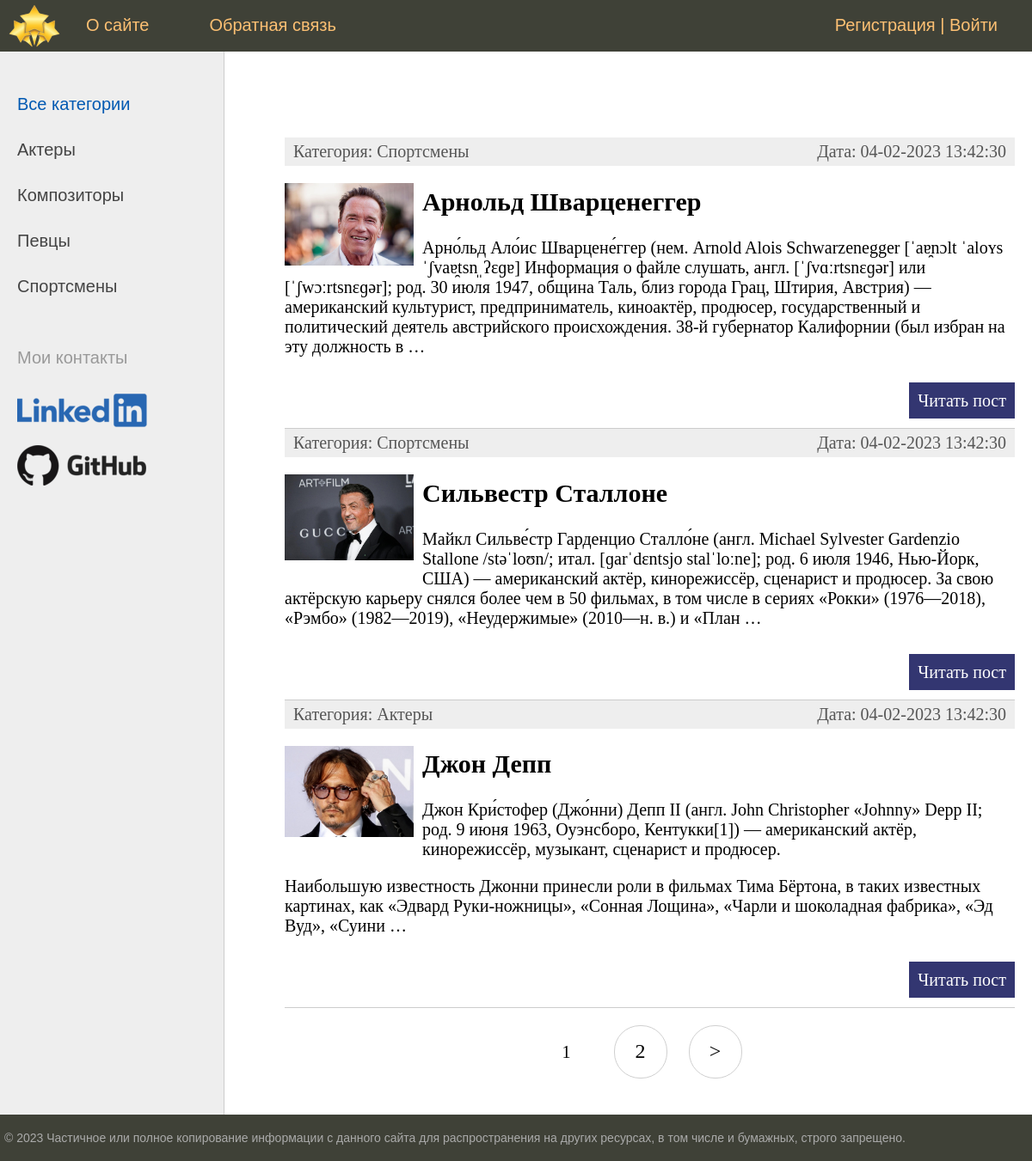
The page / on the database its author committed.
### blog/models.py (models this page shows, shortened)
class Category(models.Model):
    name = models.CharField(max_length=100, db_index=True)
    slug = models.SlugField(max_length=255, unique=True, db_index=True, verbose_name='URL')  # 12 урок
    def __str__(self):  # выводит в режиме SHELL при обращении к objects.title имя title(категории), а не Article object (1)
        return self.name
    def get_absolute_url(self):
        return reverse('category', kwargs={'cat_slug': self.slug})  # {'cat_id': self.pk}) # САМ ЗАМЕНИЛ
    class Meta:  # класс используется админ панелью для настройки/отображения класса Article
        verbose_name = 'Категория'
        verbose_name_plural = 'Categoryyy'
        ordering = ['id']

class Article(models.Model):
    title = models.CharField(max_length=255, verbose_name='Заголовок')
    slug = models.SlugField(max_length=255, unique=True, db_index=True, verbose_name='URL')  # 12 урок
    content = models.TextField(blank=True, verbose_name='Текст статьи')
    photo = models.ImageField(upload_to='photos/%Y/%m/%d', verbose_name='Фото') # отсортирует фото в папки по дате
    time_create = models.DateTimeField(auto_now_add=True, verbose_name='Время создания')
    time_update = models.DateTimeField(auto_now=True, verbose_name='Время изменения')
    is_published = models.BooleanField(default=True, verbose_name='Публикация')
    cat = models.ForeignKey('Category', on_delete=models.PROTECT, verbose_name='Категорияяя')
    def get_absolute_url(self):  # функция так же добавляет кнопку в админке -ПОСМОТРЕТЬ на САЙТЕ
        return reverse('post', kwargs={'post_slug': self.slug})  # 12 урок, был post_id стал post_slug
    class Meta:  # класс используется админ панелью для настройки/отображения класса Article
        verbose_name = 'Famous people'
        verbose_name_plural = 'Famous people'
        ordering = ['id']

### blog/views.py (the view)
# urls.py: path('', ArticleHome.as_view(), name='home'),
class ArticleHome(DataMixin, ListView):  # хорошо подошел class ListView тк хорошо создает список чеголибо
    model = Article  # атрибут model который будет ссылаться на модель Article связанный с этим списком Listview
    template_name = 'blog/post_list.html'
    context_object_name = 'posts'  # т.к. класс представление ArticleHome формирует свою коллекцю object_list когда
    def get_context_data(self, *, object_list=None, **kwargs):
        context = super().get_context_data(**kwargs)  # через super() обращаемся к базовому классу ListView
        c_def = self.get_user_context(title='Главная страница')  # словарь формируется на основе DataMixin который в utils.py
        '''context['menu'] = menu  # и добавляем в context(словарь) еще menu, которое в начале(вверху страницы)
        context['title'] = 'Главная страница'  # вместо статического extra_context = {'title': 'Главная страница'} в клссе ArticleHome
        context['cat_selected'] = 0  # отвечает за то что 'Все категории' подсвечивается как выбраная на Главной странице '''
        context = dict(list(context.items()) + list(c_def.items()))  # объединяем два словаря
        return context
    def get_queryset(self):  # выводить только те посты которые is_published
        return Article.objects.filter(is_published=True)

### blog/templatetags/blog_tags.py (called while the page is built)
@register.simple_tag(name='getcats')  # за счет этого @ функция превращается в тэг
def get_categories(filter=None):
    if not filter:
        return Category.objects.all()
    else:
        return Category.objects.filter(pk=filter)

### blog/utils.py (called while the page is built)
    def get_user_context(self, **kwargs):  # урок 17 будет формировать нужный контекст по умолчанию
        context = kwargs  # формируем словарь из тех именнованых параметров которые переданы функции get_user_context
        cats = Category.objects.annotate(Count('article'))  # вместо нижней строки делаем чтобы не вывдить категорию,
        user_menu = menu.copy()  # 17 урок 19.10, если пользоваетль не авторизован 'Добавить статью' не показывать
        if not self.request.user.is_authenticated:
            user_menu.pop(1)  # удаляем из menu, которое тут наверху, второй элемент 'Добавить статью'
        context['menu'] = user_menu
        context['cats'] = cats  # формируется контекст для рубрик общий код для всех классов представлений
        if 'cat_selected' not in context:
            context['cat_selected'] = 0
        return context

### blog/templates/blog/post_list.html (shortened to what this page needs)
{% extends 'blog/base.html' %}
{% block content %}
<ul class="list-articles">
    {% for p in posts %}
        <li><div class="article-panel">
    <p class="first">Категория: {{p.cat}}</p>
    <p class="last">Дата: {{p.time_update|date:"d-m-Y H:i:s"}}</p>
</div>
{% if p.photo %}
    <p><img class="img-article-left thumb" src="{{p.photo.url}}"></p>
{% endif %}
        <h2>{{p.title}}</h2>
    {% autoescape on %}
    {{p.content | linebreaks | truncatewords:50}}
    {% endautoescape %}
        <p class="link-read-post"><a href="{{ p.get_absolute_url }}">Читать пост</a></p>
        </li>
    {% endfor %}
</ul>
{% endblock %}

### blog/templates/blog/base.html (shortened to what this page needs)
{% load static %}
{% load blog_tags %}
<html>
<head>
  <!DOCTYPE html>
    <link type="text/css" href="{% static 'blog/css/styles.css' %}" rel="stylesheet"/>
</head>
<body>
<table class="table-page" border="0" cellpadding="0" cellspacing="0">
<tr><td valign="top">
{% block mainmenu %}
    <div class="header">
      <ul id="mainmenu" class="mainmenu">
      <li class="logo"><a href="{% url 'home' %}"><div class="logo"></div></a></li>
{% for m in menu %}
      <li><a href="{% url m.url_name %}">{{m.title}}</a></li>
{% endfor %}
        {% if request.user.is_authenticated %}
        <li class="last">{{user.username}} | <a href="{% url 'logout' %}">Выйти</a></li>
        {% else %}
        <li class="last"><a href="{% url 'register' %}">Регистрация</a> | <a href="{% url 'login' %}">Войти</a></li>
        {% endif %}
      </ul>
    </div>
{% endblock mainmenu %}
<table class="table-content" border="0" cellpadding="0" cellspacing="0">
<tr>
  <td valign="top" class="left-chapters">
  <ul id="leftchapters">
{% if cat_selected == 0 %}
        <li class="selected">Все категории</li>
{% else %}
        <li><a href="{% url 'home' %}">Все категории</a></li>
{% endif %}
{% for c in cats %}
{% if c.article__count > 0 %}
    {% if c.pk == cat_selected %}
       <li class="selected">{{c.name}}</li>
    {% else %}
       <li><a href="{{ c.get_absolute_url }}">{{ c.name }}</a></li>
   {% endif %}
{% endif %}
{% endfor %}
    <li class="share">
    <p>Мои контакты</p>
    <a class="my-logo-1" href="https://www.linkedin.com/in/npodkopaev/" target="_blank" rel="nofollow"></a>
    <a class="my-logo-2" href="https://github.com/ForwardingAgent" target="_blank" rel="nofollow"></a>
    </li>
  </ul>
</td>
<td valign="top" class="content">
  <div class="content-text">
{% block content %}
{% endblock %}
{% if page_obj.has_other_pages %}
<nav class="list-pages">
  <ul>
      {% for p in paginator.page_range %}
      {% if page_obj.number == p %}
      <li class="page-num page-num-selected">{{ p }}</li>
      {% elif page_obj.number|add:1 >= p and p >= page_obj.number|add:-1 %}
      <li class="page-num">
          <a href="?page={{ p }}">{{ p }}</a>
      </li>
      {% endif %}
      {% endfor %}
{% if page_obj.has_next %}
<li class="page-num">
  <a href="?page={{ page_obj.next_page_number }}">&gt;</a>
</li>
{% endif %}
  </ul>
</nav>
{% endif %}
  </div>
</td></tr></tbody></table>
</td></tr>
<tr><td valign="top">
  <div id="footer">
    <p>© 2023 Частичное или полное копирование информации с данного сайта для распространения на других ресурсах, в том числе и бумажных, строго запрещено.</p>
  </div>
</td></tr></tbody></table>
</body>
</html>

### blog/static/blog/css/styles.css (style rules this page uses)
html, body { font-family: 'Arial'; margin: 0; padding: 0; height: 100%; width: 100%; color: #444; }
a { color: #0059b2; text-decoration: none; }
img { max-width: 600px; height: auto; }
img.img-article-left { max-width: 300px; height: auto; float: left; padding: 0 10px 10px 0; }
img.img-article-left.thumb { max-width: 150px; height: auto; }
p.link-read-post { text-align: right; }
p.link-read-post a { padding: 10px; min-width: 100px; background: #333671; color: #fff; text-decoration: none; }
div.article-panel { background: #eee; padding: 5px 10px 5px 10px; box-sizing: border-box; overflow: hidden; color: #555; }
div.article-panel p.first { margin: 0; float: left; }
div.article-panel p.last { margin: 0; float: right; }
ul.list-articles { list-style: none; margin: 0; padding: 0; }
ul.list-articles li { border-bottom: 1px solid #ccc; }
.table-page { width: 100%; height: 100%; vertical-align: top; }
.table-page tr { height: 100%; }
.header { background: #3F4137; height: 60px; }
.logo { background: url('../images/mylogo.png') no-repeat 10px 5px; width: 70px; height: 60px; }
ul.mainmenu { list-style: none; margin: 0; padding: 0; height: 60px; color: #fdc073; font-size: 20px; overflow: hidden; }
ul.mainmenu li { float: left; margin: 18px 40px 0 30px; }
ul.mainmenu li.logo { margin: 0; }
ul.mainmenu li.last { float: right; }
ul.mainmenu li a { color: #fdc073; text-decoration: none; }
.table-content { width: 100%; min-height: 100%; height: 100%; }
.left-chapters { margin: 0; background: #eee; border-right: 1px solid #ccc; min-height: 100%; }
.left-chapters ul { width: 230px; min-height: 100%; margin: 0; padding: 20px 10px 10px 20px; list-style: none; font-size: 20px; }
.left-chapters ul li { margin: 30px 0 0 0; color: #999; }
.left-chapters ul li.selected { color: #0059b2; }
.left-chapters ul li a { color: #444; text-decoration: none; }
.left-chapters ul li.share { margin: 60px 0 0 0; }
.left-chapters ul li.share p { margin: 30px 0 30px 0; }
.left-chapters ul li.share a { display: inline-block; width: 40px; height: 40px; margin: 0 20px 0 0; }
.left-chapters ul li.share a.my-logo-1 { width: 100%; height: 60px; background: url('../images/Linkedin.png') no-repeat 0 0 }
.left-chapters ul li.share a.my-logo-2 { width: 100%; height: 60px; background: url('../images/github-logo.png') no-repeat 0 0 }
.content { padding: 40px 20px 20px 40px; width: 100%; box-sizing: border-box; }
.content-text { margin: 60px 0 0 30px; color: #000; font-size: 20px; font-family: Yandex Sans Display Light; }
#footer { box-sizing: border-box; background: #3F4137; padding: 5px; color: #aaa; font-size: 14px; font-family: Verdana, Geneva, Arial, Helvetica; text-align: left; overflow: hidden; }
.list-pages { text-align: center; margin: 0 0 20px 0; }
.list-pages ul { margin: 20px 0 0 0; padding: 0; list-style: none; }
.list-pages ul li { display: inline-block; margin: 0 20px 0 0; }
.list-pages a { color: #000; font-size: 24px; text-decoration: none; }
.list-pages .page-num, .page-num-selected { display: inline-block; width: 60px; height: 44px; padding: 16px 0 0 0; border: 1px solid #d0d0d0; border-radius: 30px; }
.list-pages .page-num-selected { border: none; color: #000; font-size: 20px; }

### rows shown on the page
Category: name "Актеры"
Category: name "Композиторы"
Category: name "Певцы"
Category: name "Спортсмены"
Article: cat "Спортсмены", time_update "04-02-2023 13:42:30", photo (picture), title "Арнольд Шварценеггер", content "Арно́льд Ало́ис Шварцене́ггер (нем. Arnold Alois Schwarzenegger [ˈaɐ̯nɔlt ˈaloʏs ˈʃvaɐ̯tsn̩ˌʔɛɡɐ] Информация о файле слушать, англ. [ˈʃvɑːrtsnɛɡər] или [ˈʃwɔːrtsnɛɡər]; род. 30 июля 1947, община Таль, близ города Грац, Штирия, Австрия) — американский культурист, предприниматель, киноактёр, продюсер, государственный и политический деятель австрийского происхождения. 38-й губернатор Калифорнии (был избран на эту должность в …"
Article: cat "Спортсмены", time_update "04-02-2023 13:42:30", photo (picture), title "Сильвестр Сталлоне", content "Майкл Сильве́стр Гарденцио Сталло́не (англ. Michael Sylvester Gardenzio Stallone /stəˈloʊn/; итал. [ɡarˈdɛntsjo stalˈloːne]; род. 6 июля 1946, Нью-Йорк, США) — американский актёр, кинорежиссёр, сценарист и продюсер. За свою актёрскую карьеру снялся более чем в 50 фильмах, в том числе в сериях «Рокки» (1976—2018), «Рэмбо» (1982—2019), «Неудержимые» (2010—н. в.) и «План …"
Article: cat "Актеры", time_update "04-02-2023 13:42:30", photo (picture), title "Джон Депп", content "Джон Кри́стофер (Джо́нни) Депп II (англ. John Christopher «Johnny» Depp II; род. 9 июня 1963, Оуэнсборо, Кентукки[1]) — американский актёр, кинорежиссёр, музыкант, сценарист и продюсер. Наибольшую известность Джонни принесли роли в фильмах Тима Бёртона, в таких известных картинах, как «Эдвард Руки-ножницы», «Сонная Лощина», «Чарли и шоколадная фабрика», «Эд Вуд», «Суини …"

### other values the page prints
{{ m.title }} "О сайте" "Обратная связь"
{{ p }} "1"
{{ p }} "2"
